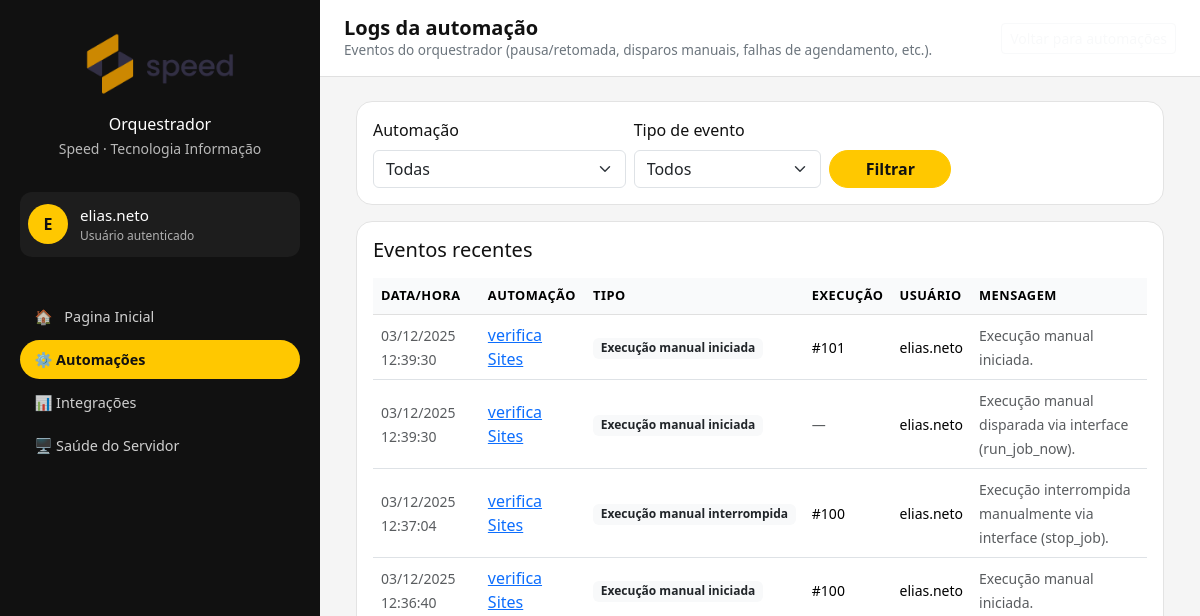
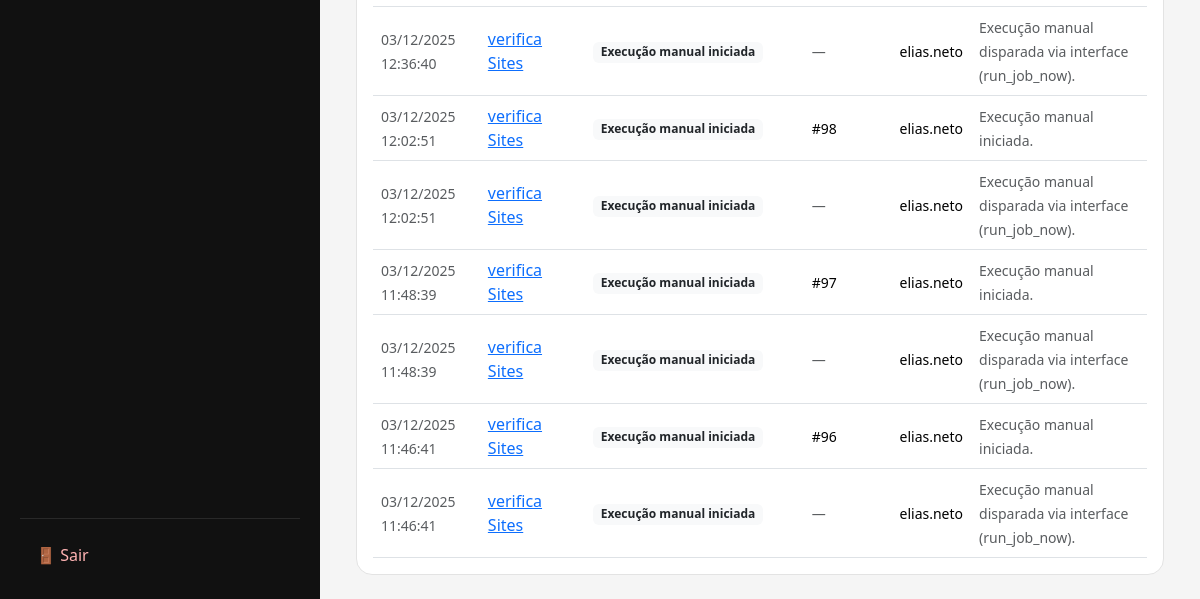
Before: /automation/events/ (signed in) with the older database file (2 pictures, top to bottom).
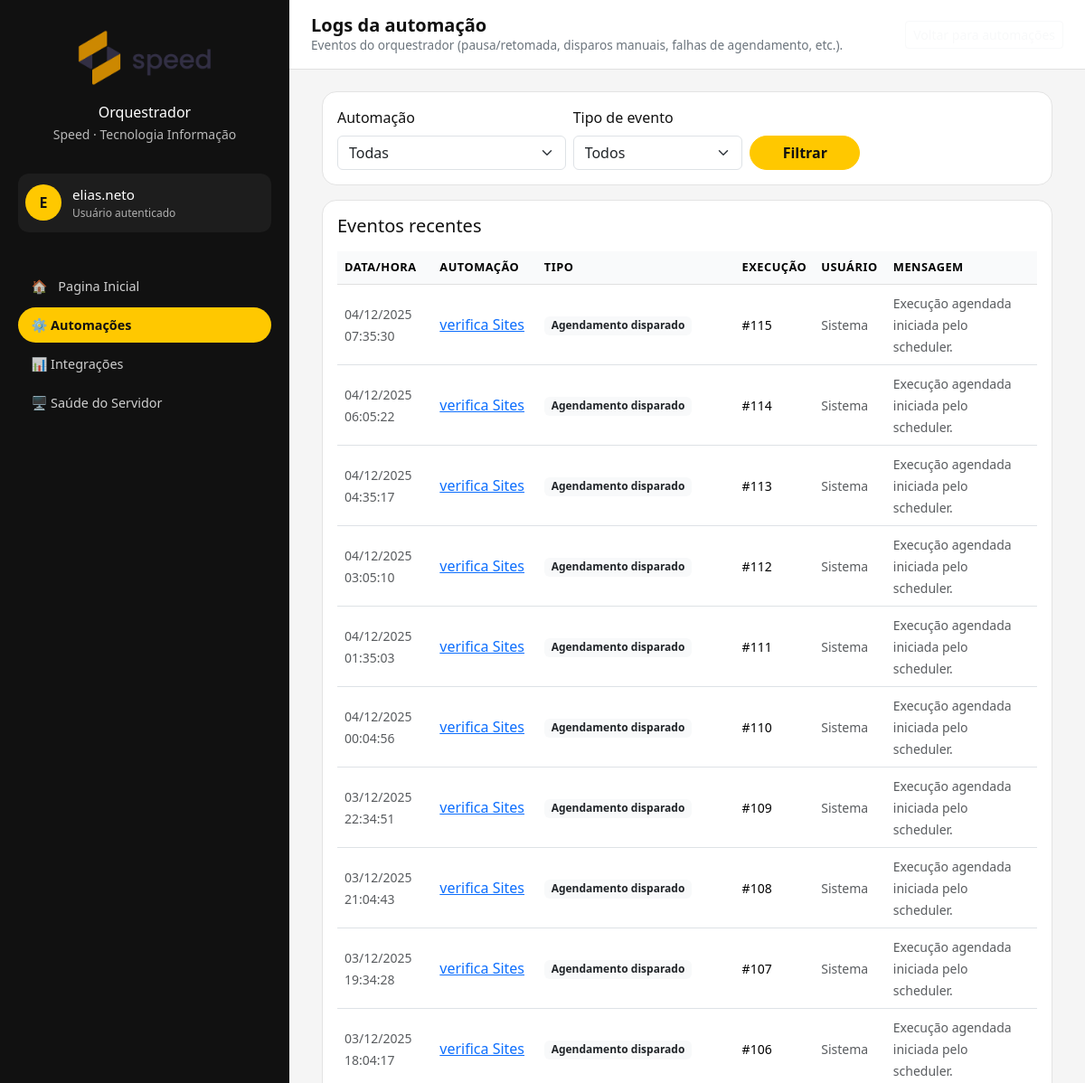
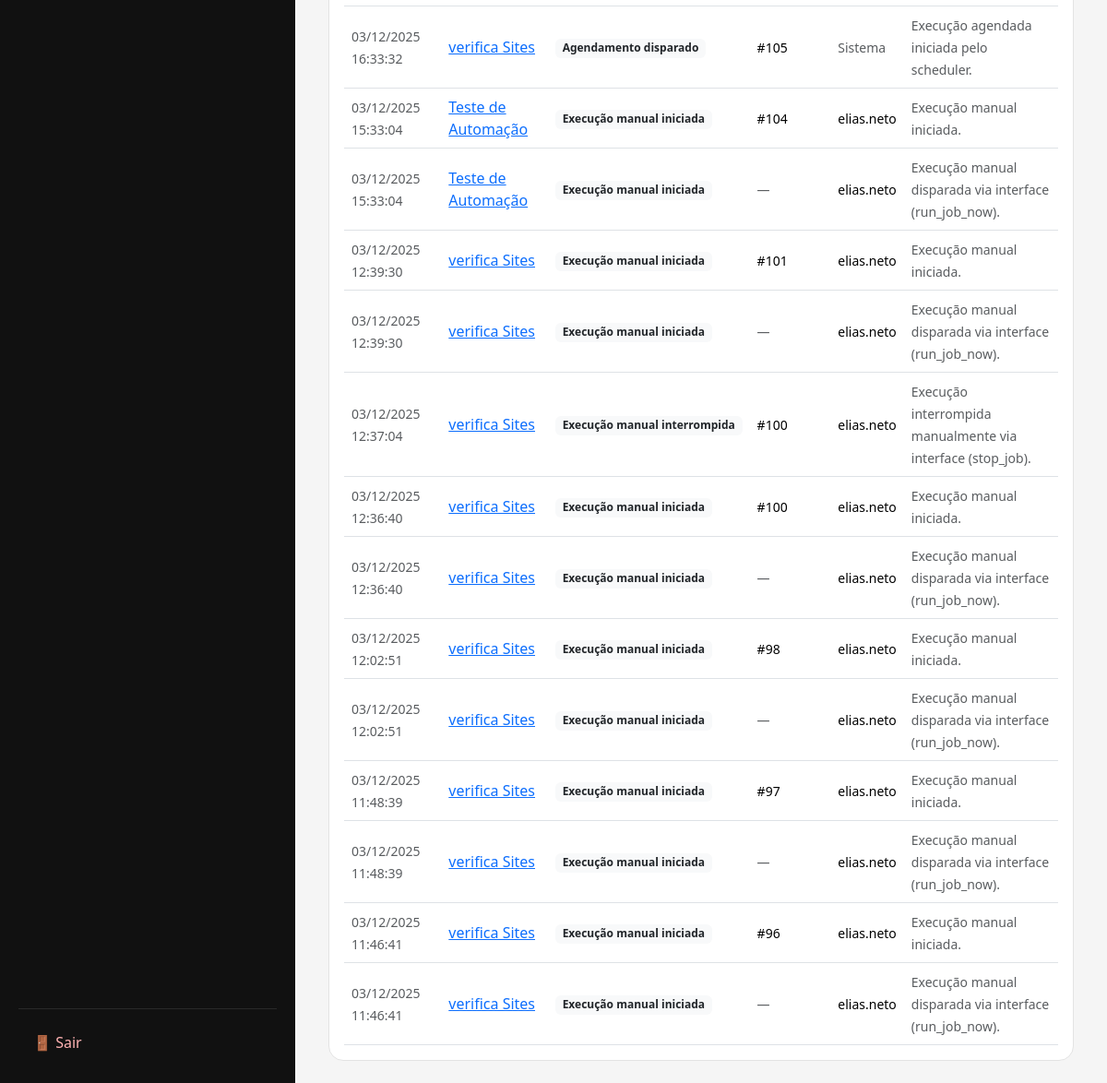
After: the same page with the newer database file (2 pictures, top to bottom).
### automation/models.py (models this page shows, shortened)
class AutomationEvent(models.Model):
    class EventType(models.TextChoices):
        SCHEDULE_TRIGGERED      = "schedule_triggered", "Agendamento disparado"
        SCHEDULE_SKIPPED_PAUSED = "schedule_skipped_paused", "Agendamento ignorado (pausado)"
        SCHEDULE_SKIPPED_INACTIVE = "schedule_skipped_inactive", "Agendamento ignorado (inativo)"
        MANUAL_START            = "manual_start", "Execução manual iniciada"
        MANUAL_STOP             = "manual_stop", "Execução manual interrompida"
        NEXT_RUN_UPDATED        = "next_run_updated", "Próxima execução atualizada"
        SCHEDULER_ERROR         = "scheduler_error", "Erro no scheduler"
    job = models.ForeignKey(
        "automation.AutomationJob",
        on_delete=models.CASCADE,
        related_name="events",
    )
    run = models.ForeignKey(
        "automation.AutomationRun",
        on_delete=models.SET_NULL,
        null=True,
        blank=True,
        related_name="events",
        help_text="Execução relacionada (se houver).",
    )
    event_type = models.CharField(
        max_length=50,
        choices=EventType.choices,
    )
    message = models.TextField(blank=True)
    meta = models.JSONField(blank=True, null=True)  # detalhes extras (dict livre)
    created_at = models.DateTimeField(default=timezone.now)
    triggered_by = models.ForeignKey(
        settings.AUTH_USER_MODEL,
        on_delete=models.SET_NULL,
        null=True,
        blank=True,
        help_text="Usuário que causou o evento (se aplicável).",
    )
    class Meta:
        ordering = ["-created_at"]

class AutomationJob(models.Model):
    class ScheduleType(models.TextChoices):
        ONCE        = "once",        "Pontual"
        DAILY       = "daily",       "Diário"
        MULTI_DAILY = "multi_daily", "Diário – vários horários"
        INTERVAL    = "interval",    "A cada N minutos"
    class Sector(models.TextChoices):
        GERAL = "geral", "Geral"
        FINANCEIRO = "financeiro", "Financeiro"
        COMERCIAL = "comercial", "Comercial"
        TI = "ti", "TI"
    name = models.CharField("Nome da automação", max_length=200)
    description = models.TextField(
        "Descrição",
        blank=True,
        help_text="Explicação rápida do que essa automação faz (aparece só na interface).",
    )
    code = models.SlugField(
        "Código interno",
        max_length=100,
        unique=True,
        blank=True,  # 👈 permite vir vazio do form
        help_text="Identificador curto, sem espaços. Ex: robo_ixc_login_cliente",
    )
    sector = models.CharField(
       "Setor",
        max_length=50,
        choices=Sector.choices,
        default=Sector.GERAL,
        help_text="Setor responsável pela automação (usado para filtros futuros).",
    )
    external_main_script = models.CharField(
        "Arquivo principal (Python)",
        max_length=200,
        default="main.py",
        help_text="Ex: main.py, app.py – arquivo dentro da pasta da automação.",
    )
    is_active = models.BooleanField("Ativa", default=True)
    allow_manual = models.BooleanField("Permite disparo manual", default=True)
    is_paused = models.BooleanField(
        "Agendamento pausado",
        default=False,
        help_text="Se verdadeiro, o scheduler não dispara esta automação automaticamente.",
    )
    ...
    schedule_type = models.CharField(
        "Tipo de agendamento",
        max_length=20,
        choices=ScheduleType.choices,
        default=ScheduleType.ONCE,
    )
    one_off_run_at = models.DateTimeField(
        "Data/hora (pontual)",
        null=True,
        blank=True,
    )
    daily_time = models.TimeField(
        "Horário diário",
        null=True,
        blank=True,
    )
    multi_daily_times = models.CharField(
        "Horários diários (lista)",
        max_length=200,
        blank=True,
        help_text="Horários HH:MM separados por vírgula. Ex.: 08:00, 13:00, 18:00",
    )
    interval_minutes = models.PositiveIntegerField(
        "Intervalo (minutos)",
        null=True,
        blank=True,
        help_text="Usado quando o agendamento for 'a cada N minutos'.",
    )
    next_run_at = models.DateTimeField(
        "Próxima execução",
        null=True,
        blank=True,
    )
    created_at = models.DateTimeField("Criado em", auto_now_add=True)
    updated_at = models.DateTimeField("Atualizado em", auto_now=True)
    class Meta:
        ordering = ["name"]
        verbose_name = "Automação"
        verbose_name_plural = "Automações"

class AutomationRun(models.Model):
    class Status(models.TextChoices):
        RUNNING = "running", "Em execução"
        SUCCESS = "success", "Sucesso"
        FAILED = "failed", "Falhou"
    class TriggerMode(models.TextChoices):
        SCHEDULE = "schedule", "Agendado"
        MANUAL = "manual", "Manual"
    job = models.ForeignKey(
        AutomationJob,
        on_delete=models.CASCADE,
        related_name="runs",
        verbose_name="Automação",
    )
    started_at = models.DateTimeField(default=timezone.now)  # 👈 aqui
    finished_at = models.DateTimeField("Fim", null=True, blank=True)
    status = models.CharField(
        "Status",
        max_length=20,
        choices=Status.choices,
        default=Status.RUNNING,
    )
    triggered_mode = models.CharField(
        "Modo de disparo",
        max_length=20,
        choices=TriggerMode.choices,
        default=TriggerMode.SCHEDULE,
    )
    triggered_by = models.ForeignKey(
        User,
        on_delete=models.SET_NULL,
        null=True,
        blank=True,
        verbose_name="Usuário",
        help_text="Usuário que disparou manualmente (se aplicável).",
    )
    log = models.TextField(
        "Log de execução",
        blank=True,
        help_text="Saída de log (stdout/erros) capturada durante a execução.",
    )
    external_pid = models.IntegerField(
        "PID do processo externo",
        null=True,
        blank=True,
        help_text="PID do processo da automação (para permitir cancelamento).",
    )
    created_at = models.DateTimeField("Registrado em", auto_now_add=True)
    class Meta:
        ordering = ["-started_at"]
        verbose_name = "Execução de automação"
        verbose_name_plural = "Execuções de automação"

### automation/views.py (the view)
# urls.py: path("events/", AutomationEventListView.as_view(), name="event_list"),
class AutomationEventListView(LoginRequiredMixin, AdminRequiredMixin, ListView):
    model = AutomationEvent
    template_name = "automation/event_list.html"
    context_object_name = "events"
    paginate_by = 50
    def get_queryset(self):
        allowed_sectors = get_user_allowed_sectors(self.request.user)
        if not allowed_sectors:
            return AutomationEvent.objects.none()
        qs = (
            AutomationEvent.objects
            .select_related("job", "run", "triggered_by")
            .filter(job__sector__in=allowed_sectors)
            .order_by("-created_at")
        )
        job_id = self.request.GET.get("job")
        if job_id:
            qs = qs.filter(job_id=job_id)
        event_type = self.request.GET.get("type")
        if event_type:
            qs = qs.filter(event_type=event_type)
        return qs
    def get_context_data(self, **kwargs):
        ctx = super().get_context_data(**kwargs)
        allowed_sectors = get_user_allowed_sectors(self.request.user)
        ctx["jobs"] = (
            AutomationJob.objects
            .filter(sector__in=allowed_sectors)
            .order_by("name")
        )
        ctx["selected_job"] = self.request.GET.get("job") or ""
        ctx["selected_type"] = self.request.GET.get("type") or ""
        ctx["event_types"] = AutomationEvent.EventType.choices
        return ctx

### accounts/permissions.py (called while the page is built)
def user_is_admin(user):
    if not user.is_authenticated:
        return False
    if user.is_superuser:
        return True
    return user.groups.filter(name=ADMINISTRADOR).exists()

    def test_func(self):
        return user_is_admin(self.request.user)

### automation/permissions.py (called while the page is built, shortened)
def get_user_allowed_sectors(user):
    if not user.is_authenticated:
        return []
    if user.is_superuser or user.has_perm("automation.view_all_jobs"):
        return [choice[0] for choice in AutomationJob.Sector.choices]

### automation/templates/automation/event_list.html (shortened to what the changed rows need)
{% extends "base.html" %}
{% block header_title %}Logs da automação{% endblock %}
{% block content %}
<div class="container-fluid">
    <div class="card module-card">
        <div class="card-body">
            {% if events %}
                <div class="table-responsive">
                    <table class="table table-clean align-middle mb-0">
                        <thead>
                            <tr>
                                <th>Data/hora</th>
                                <th>Automação</th>
                                <th>Tipo</th>
                                <th>Execução</th>
                                <th>Usuário</th>
                                <th>Mensagem</th>
                            </tr>
                        </thead>
                        <tbody>
                            {% for ev in events %}
                                <tr>
                                    <td>
                                        <small class="text-muted">
                                            {{ ev.created_at|date:"d/m/Y H:i:s" }}
                                        </small>
                                    </td>
                                    <td>
                                        {% if ev.job %}
                                            <a href="{% url 'automation:job_runs' ev.job_id %}">
                                                {{ ev.job.name }}
                                            </a>
                                        {% else %}
                                            <span class="text-muted">—</span>
                                        {% endif %}
                                    </td>
                                    <td>
                                        <span class="badge bg-light text-dark">
                                            {{ ev.get_event_type_display }}
                                        </span>
                                    </td>
                                    <td>
                                        {% if ev.run %}
                                            <small>#{{ ev.run.id }}</small>
                                        {% else %}
                                            <small class="text-muted">—</small>
                                        {% endif %}
                                    </td>
                                    <td>
                                        {% if ev.triggered_by %}
                                            <small>{{ ev.triggered_by.get_full_name|default:ev.triggered_by.username }}</small>
                                        {% else %}
                                            <small class="text-muted">Sistema</small>
                                        {% endif %}
                                    </td>
                                    <td>
                                        <small class="text-muted">
                                            {{ ev.message|default:"" |truncatechars:120 }}
                                        </small>
                                    </td>
                                </tr>
                            {% endfor %}
                        </tbody>
                    </table>
                </div>
            {% else %}
                <p class="text-muted mb-0">
                    Nenhum evento registrado ainda.
                </p>
            {% endif %}
        </div>
    </div>
</div>
{% endblock %}

Changed rows visible on the page:
added AutomationEvent: created_at "04/12/2025 07:35:30", job.name "verifica Sites", event_type "Agendamento disparado", run.id "115", shows "Sistema", message "Execução agendada iniciada pelo scheduler."
added AutomationEvent: created_at "04/12/2025 06:05:22", job.name "verifica Sites", event_type "Agendamento disparado", run.id "114", shows "Sistema", message "Execução agendada iniciada pelo scheduler."
added AutomationEvent: created_at "04/12/2025 04:35:17", job.name "verifica Sites", event_type "Agendamento disparado", run.id "113", shows "Sistema", message "Execução agendada iniciada pelo scheduler."
added AutomationEvent: created_at "04/12/2025 03:05:10", job.name "verifica Sites", event_type "Agendamento disparado", run.id "112", shows "Sistema", message "Execução agendada iniciada pelo scheduler."
added AutomationEvent: created_at "04/12/2025 01:35:03", job.name "verifica Sites", event_type "Agendamento disparado", run.id "111", shows "Sistema", message "Execução agendada iniciada pelo scheduler."
added AutomationEvent: created_at "04/12/2025 00:04:56", job.name "verifica Sites", event_type "Agendamento disparado", run.id "110", shows "Sistema", message "Execução agendada iniciada pelo scheduler."
added AutomationEvent: created_at "03/12/2025 22:34:51", job.name "verifica Sites", event_type "Agendamento disparado", run.id "109", shows "Sistema", message "Execução agendada iniciada pelo scheduler."
added AutomationEvent: created_at "03/12/2025 21:04:43", job.name "verifica Sites", event_type "Agendamento disparado", run.id "108", shows "Sistema", message "Execução agendada iniciada pelo scheduler."
added AutomationEvent: created_at "03/12/2025 19:34:28", job.name "verifica Sites", event_type "Agendamento disparado", run.id "107", shows "Sistema", message "Execução agendada iniciada pelo scheduler."
added AutomationEvent: created_at "03/12/2025 18:04:17", job.name "verifica Sites", event_type "Agendamento disparado", run.id "106", shows "Sistema", message "Execução agendada iniciada pelo scheduler."
added AutomationEvent: created_at "03/12/2025 16:33:32", job.name "verifica Sites", event_type "Agendamento disparado", run.id "105", shows "Sistema", message "Execução agendada iniciada pelo scheduler."
added AutomationEvent: created_at "03/12/2025 15:33:04", job.name "Teste de Automação", event_type "Execução manual iniciada", run.id "104", triggered_by.get_full_name "elias.neto", message "Execução manual iniciada."
added AutomationEvent: created_at "03/12/2025 15:33:04", job.name "Teste de Automação", event_type "Execução manual iniciada", triggered_by.get_full_name "elias.neto", message "Execução manual disparada via interface (run_job_now)."
